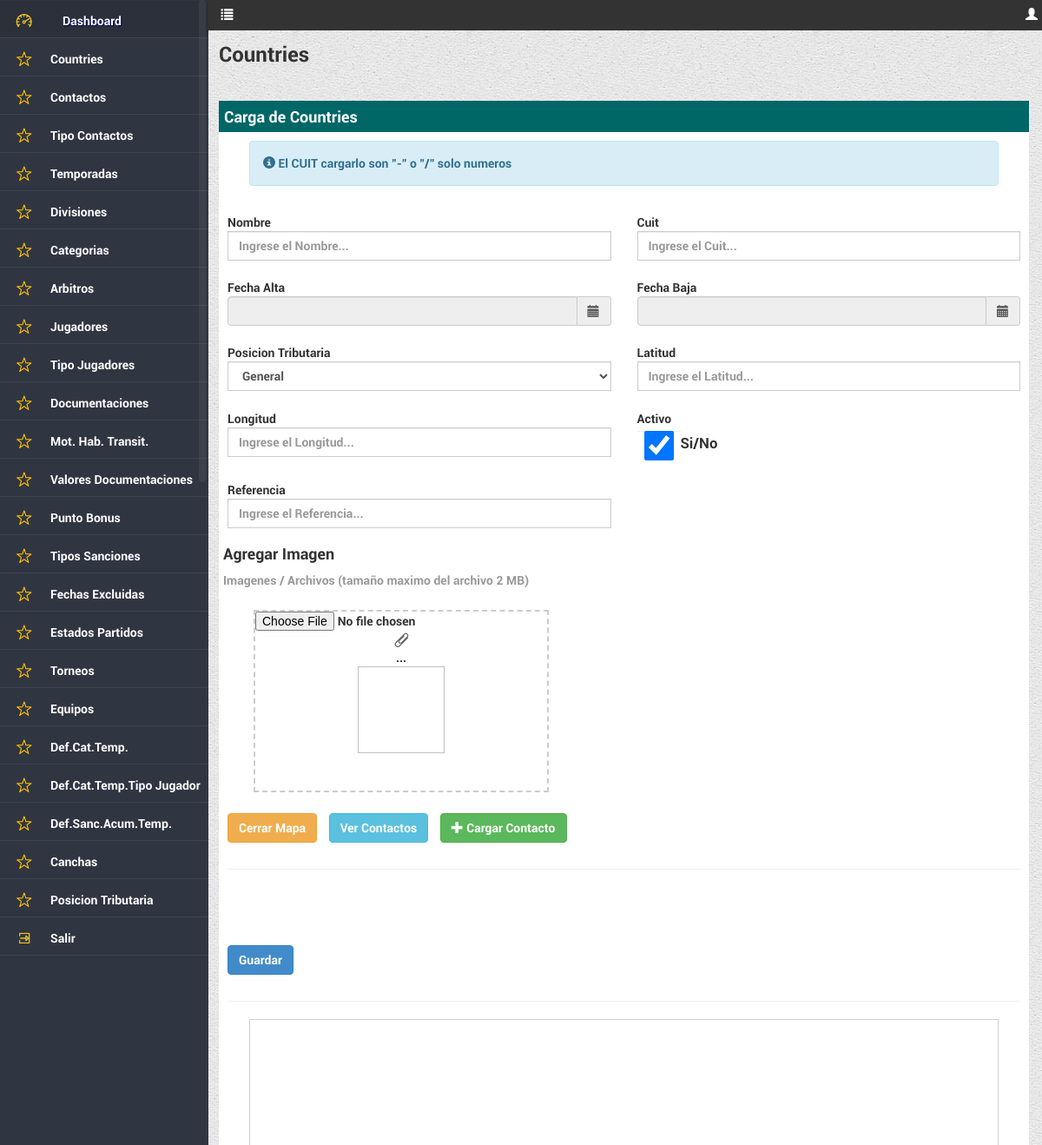
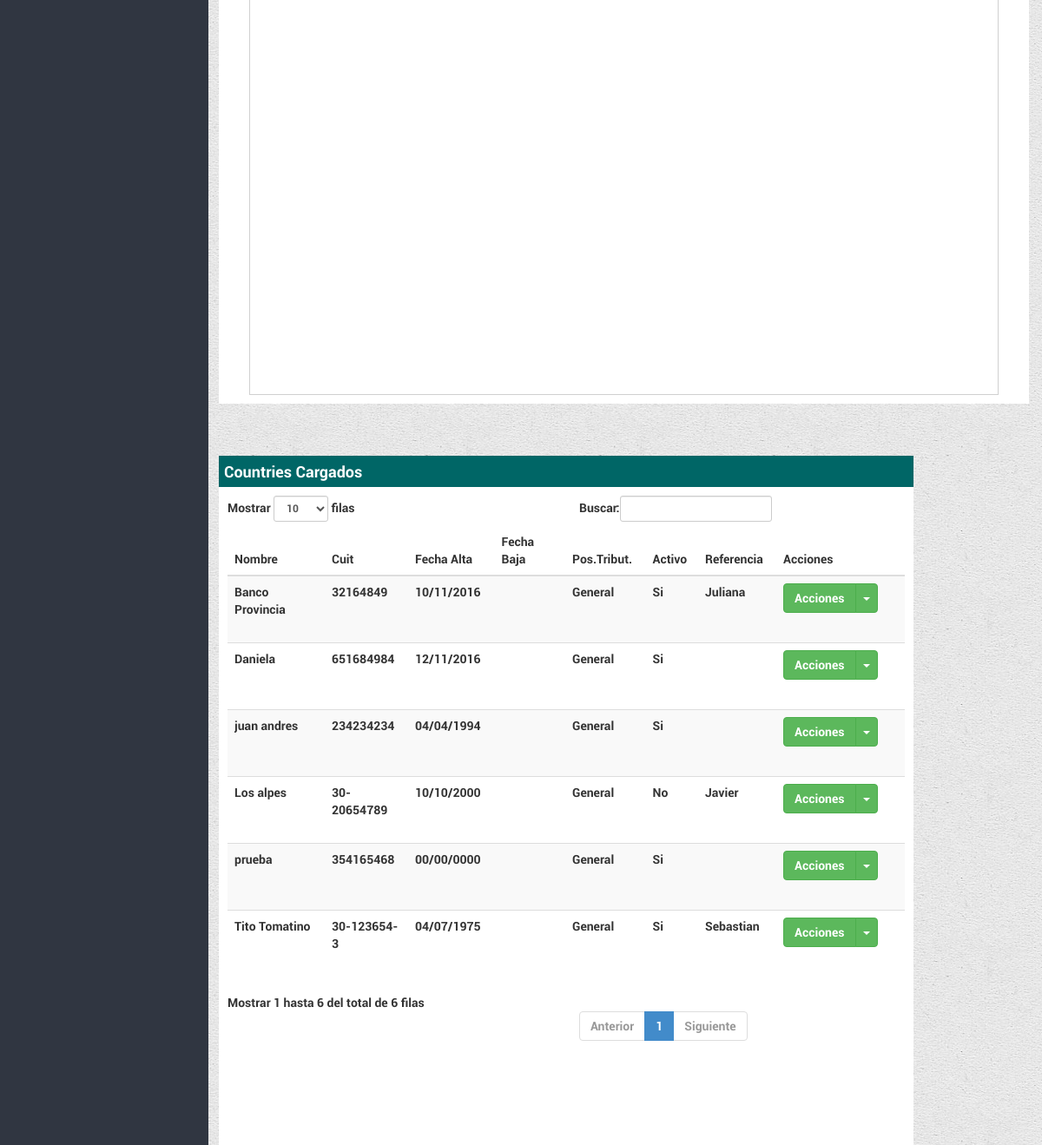
The app's page /dashboard/countries/index.php (signed in) with its own data (2 pictures, top to bottom).
### tables this page shows
CREATE TABLE IF NOT EXISTS `predio_menu` (
  `idmenu` int(11) NOT NULL AUTO_INCREMENT,
  `url` varchar(65) NOT NULL,
  `icono` varchar(45) DEFAULT NULL,
  `nombre` varchar(45) NOT NULL,
  `Orden` smallint(6) DEFAULT NULL,
  `hover` varchar(45) DEFAULT NULL,
  `permiso` varchar(50) DEFAULT NULL,
  `administracion` bit(1) DEFAULT NULL,
  `torneo` bit(1) DEFAULT NULL,
  `reportes` bit(1) DEFAULT NULL,
  PRIMARY KEY (`idmenu`)
);

CREATE TABLE IF NOT EXISTS `dbcountries` (
  `idcountrie` int(11) NOT NULL AUTO_INCREMENT,
  `nombre` varchar(65) NOT NULL,
  `cuit` varchar(11) NOT NULL,
  `fechaalta` date DEFAULT NULL,
  `fechabaja` date DEFAULT NULL,
  `refposiciontributaria` int(11) NOT NULL,
  `latitud` varchar(45) DEFAULT NULL,
  `longitud` varchar(45) DEFAULT NULL,
  `activo` bit(1) DEFAULT NULL,
  `referencia` varchar(120) DEFAULT NULL,
  `imagen` varchar(110) DEFAULT NULL,
  PRIMARY KEY (`idcountrie`),
  KEY `fk_countries_posiciontributaria_idx` (`refposiciontributaria`)
);

CREATE TABLE IF NOT EXISTS `tbposiciontributaria` (
  `idposiciontributaria` int(11) NOT NULL AUTO_INCREMENT,
  `posiciontributaria` varchar(100) NOT NULL,
  `activo` bit(1) NOT NULL DEFAULT b'1',
  PRIMARY KEY (`idposiciontributaria`)
);

### includes/funcionesHTML.php (the view, shortened to what the rows shown need)
<?php
class ServiciosHTML {
function menu($usuario,$titulo,$rol,$empresa) {
	$sql = "select idmenu,url,icono, nombre, permiso from predio_menu where permiso like '%".$rol."%' order by orden";
	$res = $this->query($sql,0);
	$cadmenu = "";
	$cadhover= "";
	$js = "<script>
		$(document).ready(function(){
			$('#colapsarMenu').click(function() {
			if ($('#colapsarMenu').attr('class') == 'glyphicon glyphicon-list') {
			$('#content').css( { marginLeft : '1%' } );
			$('#navigation').hide();
			$('#colapsarMenu').removeClass('glyphicon glyphicon-list');
			$('#colapsarMenu').addClass('glyphicon glyphicon-align-justify');
			} else {
			$('#content').css( { marginLeft : '21%' } );
			$('#navigation').show();
			$('#colapsarMenu').removeClass('glyphicon glyphicon-align-justify');
			$('#colapsarMenu').addClass('glyphicon glyphicon-list');
			}
			});
		});
		</script>";
	$cant = 1;
	while ($row = mysql_fetch_array($res)) {
		if ($titulo == $row['nombre']) {
			$row['url'] = "index.php";
		}
		if (strpos($row['permiso'],$rol) !== false) {
			if ($row['idmenu'] == 1) {
				$cadmenu = $cadmenu.'<li class="arriba"><div class="'.$row['icono'].'"></div><a href="'.$row['url'].'">'.$row['nombre'].'</a></li>';
				$cadhover = $cadhover.' <li class="arriba">
											<div class="'.$row['icono'].'2" id="tooltip'.$cant.'"></div>
											<div class="tooltip-dash">'.$row['nombre'].'</div>
										</li>';
			} else {
				$cadmenu = $cadmenu.'<li><div class="'.$row['icono'].'"></div><a href="'.$row['url'].'">'.$row['nombre'].'</a></li>';
				$cadhover = $cadhover.'  <li>
											<div class="'.$row['icono'].'2" id="tooltip'.$cant.'"></div>
											<div class="tooltip-con">'.$row['nombre'].'</div>
										</li>';
			}
		}
		$cant+=1;
	}
	$menu = '
		<div style="background-color:#333; position:absolute; top:0;left:0; height:35px; width:100%; color:#FFF; padding-top:7px;" >
			<ul class="list-inline" style="margin-left:12px;">
				<li style="margin-left:20%;"><span class="glyphicon glyphicon-list" id="colapsarMenu" style="cursor:pointer;"> </span></li>
				<li class="navbar-right"><span class="glyphicon glyphicon-user"></span> '.$usuario.'</li>
			</ul>
		</div>
		<div style="height:30px;">
		</div>
		<div id="navigation" >
				<nav class="nav">
					<ul>
						'.utf8_encode($cadmenu).'
					</ul>
				</nav>
			 </div>
		</div>'.$js;
	return $menu;
}
function query($sql,$accion) {
		require_once 'appconfig.php';
		$appconfig	= new appconfig();
		$datos		= $appconfig->conexion();
		$hostname	= $datos['hostname'];
		$database	= $datos['database'];
		$username	= $datos['username'];
		$password	= $datos['password'];
		$conex = mysql_connect($hostname,$username,$password) or die ("no se puede conectar".mysql_error());
		$result = mysql_query($sql,$conex);
		return $result;
	}
}
?>

### includes/funciones.php (shortened to what the rows shown need)
<?php
class Servicios {
	function camposTablaView($cabeceras,$datos,$cantidad) {
		$cadView = '';
		$cadRows = '';
		$classVer = '';
		switch ($cantidad) {
			case 96:
				$cantidad = 7;
				$classMod = 'varmodificar';
				$classVer = 'varver';
				$lblVer	  = 'Ver';
				$classEli = 'varborrar';
				$idresultados = "resultados";
				break;
		}
		while ($row = mysql_fetch_array($datos)) {
			$cadsubRows = '';
			$cadRows = $cadRows.'
					<tr class="'.$row[0].'">
                        	';
			for ($i=1;$i<=$cantidad;$i++) {
				$cadsubRows = $cadsubRows.'<td><div style="height:60px;overflow:auto;">'.$row[$i].'</div></td>';
			}
			if ($classMod != '') {
				$cadRows = $cadRows.'
								'.$cadsubRows.'
								<td>
									<div class="btn-group">
										<button class="btn btn-success" type="button">Acciones</button>
										<button class="btn btn-success dropdown-toggle" data-toggle="dropdown" type="button">
										<span class="caret"></span>
										<span class="sr-only">Toggle Dropdown</span>
										</button>
										<ul class="dropdown-menu" role="menu">
											<li>
											<a href="javascript:void(0)" class="'.$classMod.'" id="'.$row[0].'"><span class="glyphicon glyphicon-pencil"></span> Modificar</a>
											</li>';
				if ($classVer != '') {
					$cadRows = $cadRows.'		<li>
											<a href="javascript:void(0)" class="'.$classVer.'" id="'.$row[0].'"><span class="glyphicon glyphicon-search"></span> '.$lblVer.'</a>
											</li>';
				}
				$cadRows = $cadRows.'		<li>
											<a href="javascript:void(0)" class="'.$classEli.'" id="'.$row[0].'"><span class="glyphicon glyphicon-remove"></span> Borrar</a>
											</li>
										</ul>
									</div>
								</td>
							</tr>
				';
			}
		}
		$cadView = $cadView.'
			<table class="table table-striped table-responsive" id="example">
            	<thead>
                	<tr>
                    	'.$cabeceras.'
                        <th>Acciones</th>
                    </tr>
                </thead>
                <tbody id="'.$idresultados.'">
                	'.($cadRows).'
                </tbody>
            </table>
			<div style="margin-bottom:85px; margin-right:60px;"></div>
		';
		return $cadView;
	}
	function query($sql,$accion) {
		require_once 'appconfig.php';
		$appconfig	= new appconfig();
		$datos		= $appconfig->conexion();
		$hostname	= $datos['hostname'];
		$username	= $datos['username'];
		$password	= $datos['password'];
		$conex = mysql_connect($hostname,$username,$password) or die ("no se puede conectar".mysql_error());
		        $error = 0;
		$result=mysql_query($sql,$conex);
		if($error==1){
			mysql_query("ROLLBACK");
			return false;
		}
		 else{
			return $result;
		}
	}
	}
?>

### records on screen
predio_menu: nombre "Dashboard"
predio_menu: nombre "Countries"
predio_menu: nombre "Contactos"
predio_menu: nombre "Tipo Contactos"
predio_menu: nombre "Temporadas"
predio_menu: nombre "Divisiones"
predio_menu: nombre "Categorias"
predio_menu: nombre "Arbitros"
predio_menu: nombre "Jugadores"
predio_menu: nombre "Tipo Jugadores"
predio_menu: nombre "Documentaciones"
predio_menu: nombre "Mot. Hab. Transit."
predio_menu: nombre "Valores Documentaciones"
predio_menu: nombre "Punto Bonus"
predio_menu: nombre "Tipos Sanciones"
predio_menu: nombre "Fechas Excluidas"
predio_menu: nombre "Estados Partidos"
predio_menu: nombre "Torneos"
predio_menu: nombre "Equipos"
predio_menu: nombre "Def.Cat.Temp."
predio_menu: nombre "Def.Cat.Temp.Tipo Jugador"
predio_menu: nombre "Def.Sanc.Acum.Temp."
predio_menu: nombre "Canchas"
predio_menu: nombre "Posicion Tributaria"
predio_menu: nombre "Salir"
dbcountries: nombre "Los alpes 30-20654789 Javier"
tbposiciontributaria: posiciontributaria "General General General General General General"
dbcountries: nombre "Banco Provincia 32164849 Juliana"
dbcountries: nombre "Daniela 651684984"
dbcountries: nombre "Tito Tomatino 30-123654-3 Sebastian"
dbcountries: nombre "prueba 354165468"
dbcountries: nombre "juan andres 234234234"

### other values on screen
$plural "Countries"
$label "Nombre Cuit Latitud Longitud Referencia"
$label "Fecha Alta Fecha Baja"
$label "Posicion Tributaria"
$label "Activo"
$row[$i] "10/10/2000 No 10/11/2016 Si 12/11/2016 Si 04/07/1975 Si 00/00/0000 Si 04/04/1994 Si"
form field refposiciontributaria "General"
